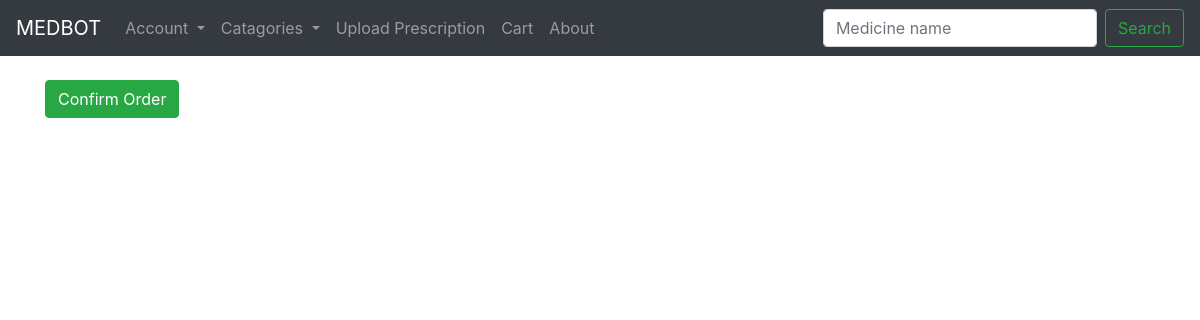
The page /Checkout (signed in) on the database as committed earlier.
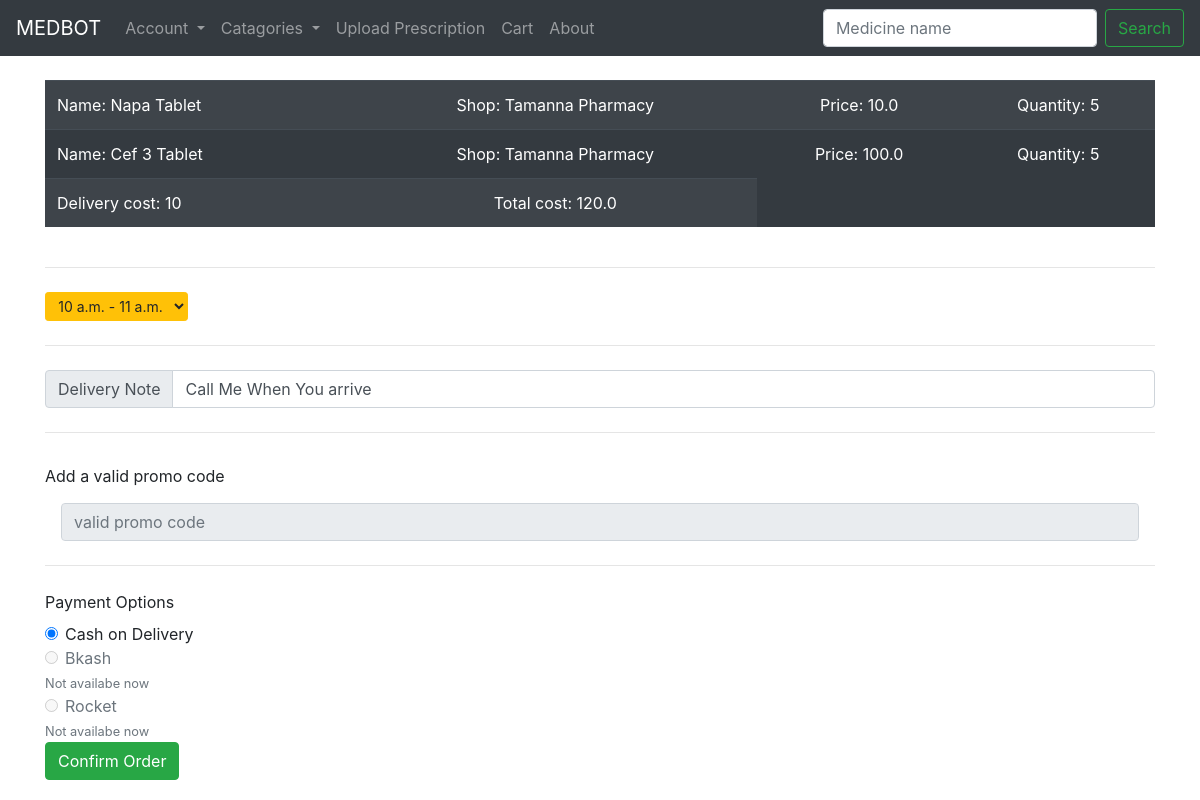
The same page on the database as committed later.
### medbot_app/models.py (models this page shows, shortened)
class Cart(models.Model):
	cart_id = models.BigAutoField(primary_key = True)
	pharmacy_id = models.ForeignKey(Employee, on_delete = models.CASCADE)
	customer_id = models.ForeignKey(Customer, on_delete = models.CASCADE)
	adding_quantity = models.IntegerField(default= 5)
	med_id = models.ForeignKey(Inventory, on_delete = models.CASCADE)

class Inventory(models.Model):
	MUSTPRESCRIBED = 'MP'
	MUSTNOTPRESCRIBE = 'MNP'
	MEDICINESTATUS = [
		(MUSTPRESCRIBED, 'Must be Prescribed'),
		(MUSTNOTPRESCRIBE, 'Must not be Prescribed'),
	]
	GENERAL = 'A'
	BLOOD = 'B'
	DIGESTIVE = 'D'
	EYE = 'F'
	EAR = 'H'
	CIRCULATORY = 'K'
	MUSCULOSKELETAL = 'L'
	NEUROLOGICAL = 'N'
	PSYCHOLOGICAL = 'P'
	RESPIRATORY = 'R'
	SKIN = 'S'
	ENDORCRINE = 'T'
	UROLOGY = 'U'
	PREGNANCY = 'W'
	FEMALEGENITAL = 'X'
	MALEGENITAL = 'Y'
	SOCIALPROB = 'Z'
	MEDICINECATAGORIES = [
		(GENERAL, 'General and unspecified'),
		(BLOOD, 'Blood, blood forming organs, lymphatics, spleen'),
		(DIGESTIVE, 'Digestive'),
		(EYE, 'Eye'),
		(EAR, 'Ear'),
		(CIRCULATORY, 'Circulatory'),
		(MUSCULOSKELETAL, 'Musculoskeletal'),
		(NEUROLOGICAL, 'Neorological'),
		(PSYCHOLOGICAL, 'Psychological'),
		(RESPIRATORY, 'Respiratory'),
		(SKIN, 'Skin'),
		(ENDORCRINE, 'Endocrine, metabolic and nutritional'),
		(UROLOGY, 'Urology'),
		(PREGNANCY, 'Pregnancy, childbirth, family planning'),
		(FEMALEGENITAL, 'Female genital system and breast'),
		(MALEGENITAL, 'Male genital system'),
		(SOCIALPROB, 'Social problems'),
	]
	med_name = models.CharField(max_length = 200)
	med_id = models.BigAutoField(primary_key = True, serialize=False)
	med_price = models.FloatField(max_length = 10)
	med_quantity = models.PositiveIntegerField()
	med_status = models.CharField(max_length = 3, choices = MEDICINESTATUS, default=MUSTPRESCRIBED)
	med_catagory = models.CharField(max_length = 2, choices = MEDICINECATAGORIES, default = GENERAL)
	med_generic = models.CharField(max_length = 100)
	pharmacy_id = models.ForeignKey(Employee, on_delete = models.CASCADE)
	def __str__(self):
		return self.med_name

class Employee(models.Model):
	pharmacy_id = models.BigAutoField(primary_key = True)
	pharmacy_address = models.CharField(max_length = 254)
	owner_name = models.CharField(max_length = 100)
	pharmacy_name = models.CharField(max_length = 100)
	pharmacy_reg_id = models.CharField(max_length = 100)
	employee_password = models.CharField(max_length = 100)
	pharmacy_rating = models.FloatField(max_length=3, null=True)
	pharmacy_rating_count = models.PositiveIntegerField(default = 0)
	employee_email = models.EmailField(max_length = 254)
	employee_phone = models.CharField(max_length = 15)
	def __str__(self):
		return self.pharmacy_name

class Delivery(models.Model):
	DS_id = models.AutoField(primary_key = True)
	DS_start_time = models.TimeField()
	DS_stop_time = models.TimeField()
	DS_capacity = models.IntegerField(default = 15)
	DS_status = models.BooleanField(default = True)

### medbot_app/views.py (the view)
# urls.py: path('Checkout', views.checkoutOrder, name='checkoutC'),
def checkoutOrder(request):
	if request.session.is_empty():
		return redirect('loginC')
	else:
		obj = Cart.objects.filter(customer_id = request.session['userId'])
		all_cost = 10
		for k in obj:
			all_cost = k.med_id.med_price + all_cost
		objD = Delivery.objects.filter(DS_status = True)
		context = {'all': obj, 'price_of': all_cost, 'deliveryTime': objD}
		return render(request, 'checkout.html', context)

### medbot_app/templates/checkout.html (shortened to what this page needs)
{% extends 'baseC.html' %}
{% block content %}
	{% if all %}
	<div class="table-responsive">
		<table class="table table-striped table-dark">
			{% for things in all %}
				<tr>
					<td>Name: {{ things.med_id }}</td>
					<td><center>Shop: {{ things.pharmacy_id }}</center></td>
					<td><center>Price: {{ things.med_id.med_price }}</td>
					<td><center>Quantity: {{ things.adding_quantity }}</td>
			{% endfor %}
				</tr>
				<tr>
					<td>Delivery cost: 10</td>
					<td><center>Total cost: {{ price_of }}</td>
		</table>
	</div>
	<hr class="my-4">
	<form action="{% url 'orderC' %}" method="POST">
	<div class="dropdown">
		<select class="btn btn-warning btn-sm" id="inlineFormCustomSelect" name="deliveryTime">
			<option value = "{{deliveryTime.0.DS_id}}" selected>{{ deliveryTime.0.DS_start_time }} - {{ deliveryTime.0.DS_stop_time }}</option>
		</select>
	</div>
 	<hr class="my-4">
 	<div class="input-group flex-nowrap">
	  <div class="input-group-prepend">
	    <span class="input-group-text" id="addon-wrapping">Delivery Note</span>
	  </div>
	  <input type="text" class="form-control" value="Call Me When You arrive" aria-label="delivery note" aria-describedby="addon-wrapping" name="deliveryNote">
	</div>
	<hr class="my-4">
	  <div class="form-group mb-2">
	    <input type="text" readonly class="form-control-plaintext" id="staticEmail2" value="Add a valid promo code">
	  </div>
	  <div class="form-group mx-sm-3 mb-2">
	    <input type="text" class="form-control" id="inputPassword2" placeholder="valid promo code" readonly>
	  </div>
	<hr class="my-4">
	<label>Payment Options</label>
	<div class="form-check">
	  <input class="form-check-input" type="radio" name="exampleRadios" id="exampleRadios1" value="option1" checked>
	  <label class="form-check-label" for="exampleRadios1">
	    Cash on Delivery
	  </label>
	</div>
	<div class="form-check">
	  <input class="form-check-input" type="radio" name="exampleRadios" id="exampleRadios2" value="option2" disabled>
	  <label class="form-check-label" for="exampleRadios2">
	    Bkash
	  </label>
	</div>
	<small id="passwordHelpInline" class="text-muted">
      Not availabe now
    </small>
	<div class="form-check">
	  <input class="form-check-input" type="radio" name="exampleRadios" id="exampleRadios3" value="option3" disabled>
	  <label class="form-check-label" for="exampleRadios3">
	    Rocket
	  </label>
	</div>
	<small id="passwordHelpInline" class="text-muted">
      Not availabe now
    </small>
	{% endif %}
		<div>
			<button  type="submit" class="btn btn-success">Confirm Order</button>
		</div>
	</form>
{% endblock %}

Rows that differ between the two databases and show on the page:
added Cart: med_id "Napa Tablet", pharmacy_id "Tamanna Pharmacy", med_id.med_price "10.0", adding_quantity "5"
added Cart: med_id "Cef 3 Tablet", pharmacy_id "Tamanna Pharmacy", med_id.med_price "100.0", adding_quantity "5"
now on this page (row unchanged): Delivery: deliveryTime "10 a.m. - 11 a.m."
Other text that changed with them:
{{ price_of }}: (not shown) → "120.0"
form field deliveryNote: (not shown) → "Call Me When You arrive"
form field value: (not shown) → "Add a valid promo code"
form field exampleRadios: (not shown) → "☑ Cash on Delivery"
form field exampleRadios: (not shown) → "☐ Bkash"
form field exampleRadios: (not shown) → "☐ Rocket"
text now shown: "Delivery cost: 10 Total cost: Delivery Note Payment Options Cash on Delivery Bkash Not availabe now Rocket Not availabe now"
